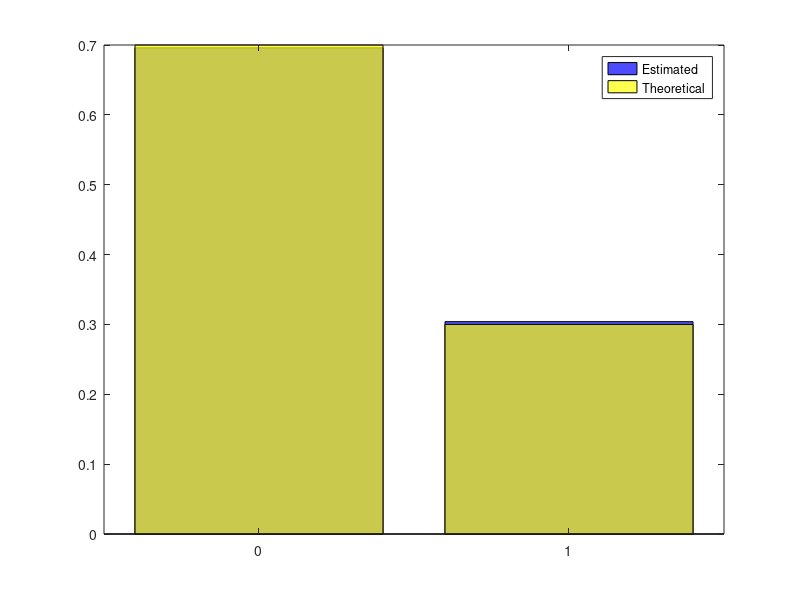

Here is the MATLAB script that generated this plot:
clc
clear all

%  a) 

% Generate X~Bernoulli(p)    <=>    X ~ (0     1)
                                      % (1-p   p)
p = 0.3;
u = rand;

X = (u < p); 


%  Verify (compare to the exact probability)
N = 1000;
for i = 1 : N
  U = rand;
  Bernoulli(i) = (U < p); % generate a sample of N values
end
 
Frq_a = hist(Bernoulli, 0 : 1);  % count the number of appearence of each
Frq_r = Frq_a/N;   % compute the relative frequency
disp('Estimated Bernoulli distribution')
disp([0 : 1; Frq_r])
disp('Theoretical Bernoulli distribution')
disp([0 : 1; binopdf(0:1,1,p)])

bar(0:1 , Frq_r, 'b')
hold on
bar(0:1 , binopdf(0:1,1,p), 'y')
legend('Estimated','Theoretical')
set(findobj('type','patch'), 'facealpha',0.7)